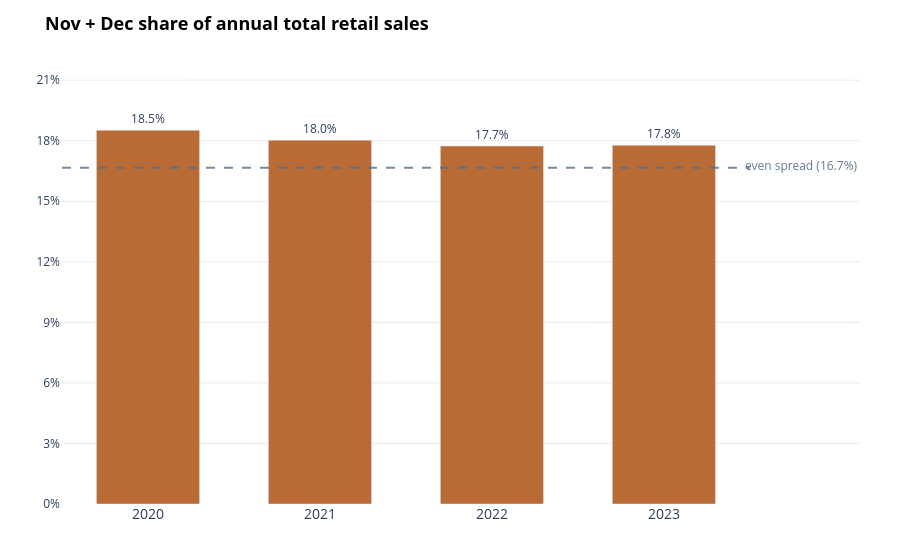

The cell this chart's notebook holds for it:
### Code cell
# Convert Sales_Month to datetime to easily extract Year and Month
df_trend["Sales_Month"] = pd.to_datetime(df_trend["Sales_Month"])
df_trend["Year"] = df_trend["Sales_Month"].dt.year
df_trend["Month"] = df_trend["Sales_Month"].dt.month

# 3. Calculate Annual Total Sales per year
annual_totals = (
    df_trend.groupby("Year")["Sales"]
    .sum()
    .reset_index()
    .rename(columns={"Sales": "Annual_Total"})
)

# 4. Calculate Nov (Month 11) + Dec (Month 12) total sales per year
nov_dec_df = df_trend[df_trend["Month"].isin([11, 12])]
nov_dec_totals = (
    nov_dec_df.groupby("Year")["Sales"]
    .sum()
    .reset_index()
    .rename(columns={"Sales": "Nov_Dec_Total"})
)

# 5. Merge and compute percentage share
df_share = pd.merge(nov_dec_totals, annual_totals, on="Year")
df_share["Share_Pct"] = (df_share["Nov_Dec_Total"] / df_share["Annual_Total"]) * 100
df_share["Share_Text"] = df_share["Share_Pct"].round(1).astype(str) + "%"

# Filter for years 2020 to 2023 (or whatever full years are available)
df_share = df_share[
    (df_share["Year"] >= 2020) & (df_share["Year"] <= 2024)
]

# 6. Create the Bar Chart using Plotly Graph Objects for precise annotation control
fig = go.Figure()

# Add the main bars
fig.add_trace(
    go.Bar(
        x=df_share["Year"].astype(str),
        y=df_share["Share_Pct"],
        text=df_share["Share_Text"],
        textposition="outside",
        marker_color="#b86b35",  # Warm brownish-orange color matching your screenshot
        width=0.6,
    )
)

# Add horizontal dashed line for "even spread" (16.7% since 2 months out of 12 = 16.67%)
even_spread = (2 / 12) * 100
fig.add_shape(
    type="line",
    x0=-0.5,
    x1=len(df_share) - 0.5,
    y0=even_spread,
    y1=even_spread,
    line=dict(color="rgba(80, 110, 140, 0.8)", width=2, dash="dash"),
)

# Add annotation for the even spread line
fig.add_annotation(
    x=3.8,
    y=even_spread,
    text=f"even spread ({even_spread:.1f}%)",
    showarrow=False,
    yshift=2,
    font=dict(color="rgba(80, 110, 140, 0.9)", size=12),
)

# 7. Layout styling matching the clean look of the screenshot
fig.update_layout(
    title=dict(
        text="<b>Nov + Dec share of annual total retail sales</b>",
        font=dict(size=18, color="black"),
    ),
    xaxis=dict(title="", tickfont=dict(size=14)),
    yaxis=dict(
        title="",
        range=[0, 22],
        tickformat=".0f",
        ticksuffix="%",
        dtick=3,
        showgrid=True,
        gridcolor="rgba(210, 215, 220, 0.5)",
    ),
    plot_bgcolor="white",
    paper_bgcolor="white",
    showlegend=False,
    margin=dict(t=60, b=40, l=40, r=40),
)

fig.show()

### Figure 1 — Plotly figure (JSON) as saved in the notebook; plotly's stock layout.template omitted (floating-point values rounded to 4 significant figures)
{"data": [{"marker": {"color": "#b86b35"}, "text": ["18.5%", "18.0%", "17.7%", "17.8%"], "textposition": "outside", "type": "bar", "width": 0.6, "x": ["2020", "2021", "2022", "2023"], "y": [18.52, 18.03, 17.74, 17.78]}], "layout": {"annotations": [{"font": {"color": "rgba(80, 110, 140, 0.9)", "size": 12}, "showarrow": false, "text": "even spread (16.7%)", "x": 3.8, "y": 16.67, "yshift": 2}], "margin": {"b": 40, "l": 40, "r": 40, "t": 60}, "paper_bgcolor": "white", "plot_bgcolor": "white", "shapes": [{"line": {"color": "rgba(80, 110, 140, 0.8)", "dash": "dash", "width": 2}, "type": "line", "x0": -0.5, "x1": 3.5, "y0": 16.67, "y1": 16.67}], "showlegend": false, "title": {"font": {"color": "black", "size": 18}, "text": "<b>Nov + Dec share of annual total retail sales</b>"}, "xaxis": {"tickfont": {"size": 14}, "title": {"text": ""}}, "yaxis": {"dtick": 3, "gridcolor": "rgba(210, 215, 220, 0.5)", "range": [0, 22], "showgrid": true, "tickformat": ".0f", "ticksuffix": "%", "title": {"text": ""}}}}
